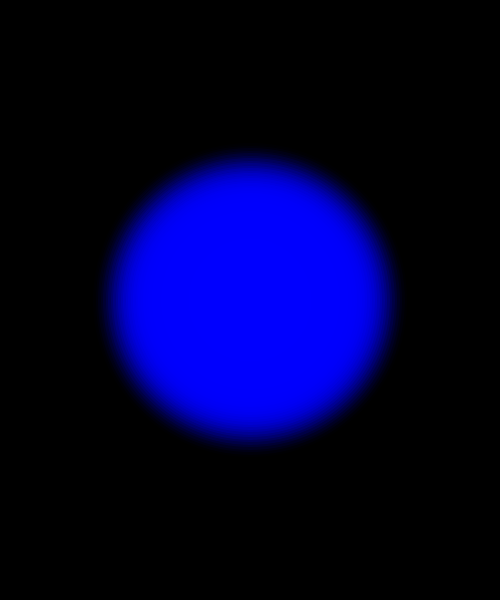
Frame 1 (no input)
Frame 60 (the mouse pressed at the canvas centre just before this capture): identical to frame 1, image omitted
Frame 120 (the mouse held since frame 60 and released just before this capture): identical to frame 1, image omitted

The Processing sketch that drew this single still picture (run headless with seeded random() and noise(); from frame 60 on, the mouse is pressed at the canvas centre):

// Processing sketch: task2A
// ── task2A.pde
int spacing = 5, x, y, d, t, len;
void setup() {
  size(500, 600);
  background(0);
  ellipseMode(CENTER);
  noFill();
}
void draw() {
  x = 250; y = 300; t = 255;
  while (d < width) {
  fill(0,0,255,t);
    ellipse(x,y,d,d); 
  d += spacing;
  t -= 4;
  }
}
